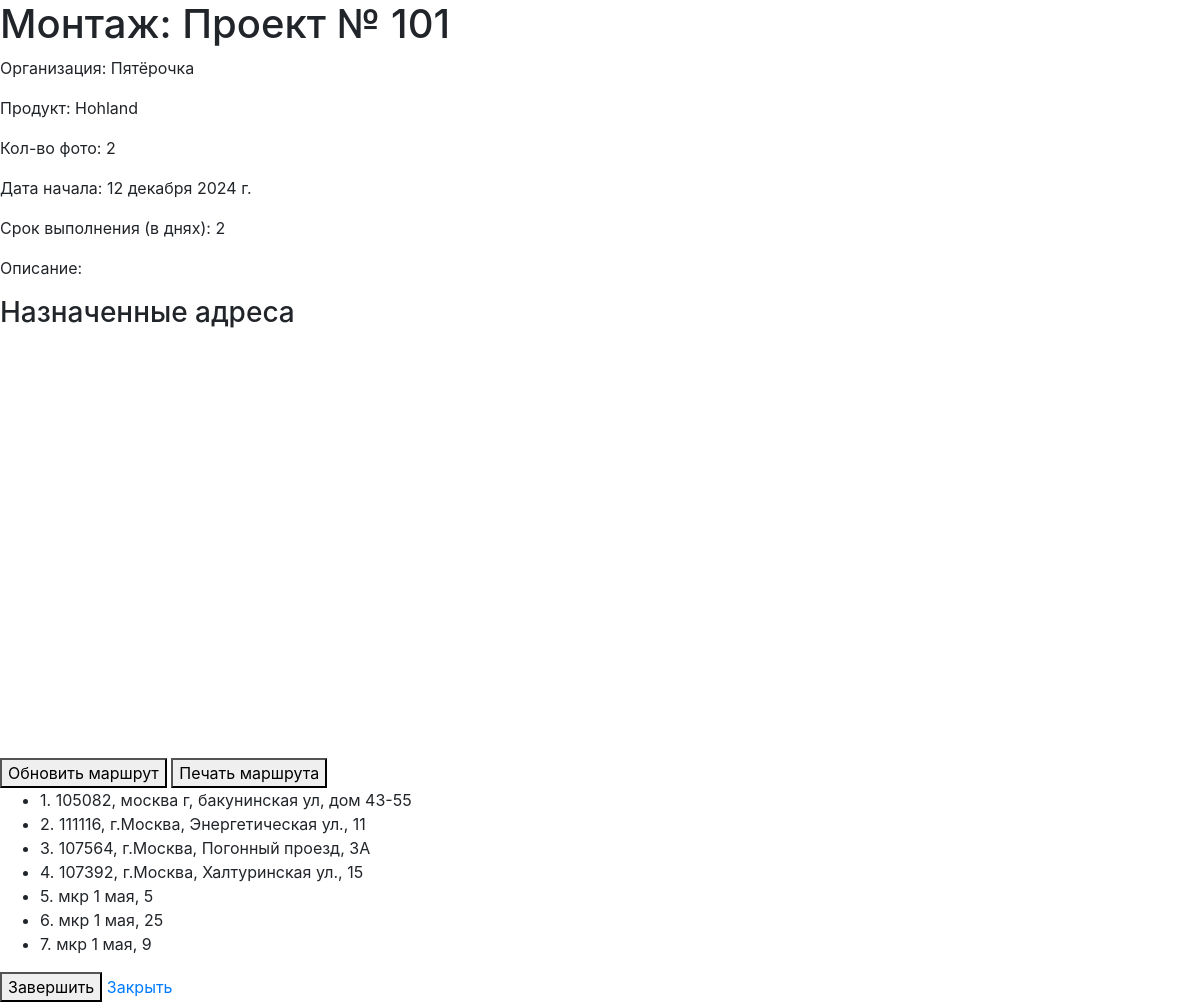
Page /projects/event/11/ (signed in) on the committed database.
### projects/models.py (models this page shows, shortened)
class Event(models.Model):
    EVENT_TYPES = (
        ('montage', 'Монтаж'),
        ('audit', 'Аудит'),
        ('dismantle', 'Демонтаж'),
    )
    STATUS_CHOICES = [
        ('created', 'Создано'),
        ('assigned', 'Назначено'),
        ('in_progress', 'В работе'),
        ('completed', 'Завершено'),
    ]
    project = models.ForeignKey(Project, related_name='events', on_delete=models.CASCADE)
    event_type = models.CharField(choices=EVENT_TYPES, max_length=20)
    status = models.CharField(max_length=11, choices=STATUS_CHOICES, default='created')
    description = models.TextField(blank=True)
    photo_count = models.IntegerField()
    event_date = models.DateField()
    duration_days = models.IntegerField()
    assigned_users = models.ManyToManyField(User, through='EventUser', blank=True, related_name='events_as_assignee')

class Project(models.Model):
    user = models.ForeignKey(User, on_delete=models.CASCADE)  # Убрали null=True
    name = models.CharField(max_length=255)
    description = models.TextField(blank=True)
    excel_file = models.FileField(upload_to='excel/', null=True, blank=True)
    organization = models.CharField(max_length=255, blank=True, null=True)  # Новое поле
    product = models.CharField(max_length=255, blank=True, null=True)  # Новое поле

class EventAddress(models.Model):
    event = models.ForeignKey(Event, related_name='addresses', on_delete=models.CASCADE)
    name = models.CharField(max_length=255)
    latitude = models.FloatField()
    longitude = models.FloatField()
    order = models.PositiveIntegerField(default=0)  # Добавляем поле для сортировки
    assigned_user = models.ForeignKey(User, null=True, blank=True, on_delete=models.SET_NULL)  # Новое поле
    class Meta:
        ordering = ['order']

### projects/views.py (the view)
# urls.py: path('event/<int:event_id>/', views.event_detail, name='event_detail'),
@login_required
def event_detail(request, event_id):
    event = get_object_or_404(Event, pk=event_id)
    current_user = request.user
    is_manager = current_user.groups.filter(name='Менеджер').exists()
    is_executor = current_user.groups.filter(name='Исполнитель').exists()
    manager_addresses = defaultdict(list)
    executor_addresses = []
    def process_addresses(address_list):
        addresses_with_photos = []
        executor_colors = {'not_assigned': '#808080'}
        color_palette = ['#FF5733', '#33FF57', '#3357FF', '#F3FF33', '#FF33A6']
        color_index = 0
        for address in address_list:
            executor_id = address.assigned_user.executorprofile.id if address.assigned_user else 'not_assigned'
            project_user_id = event.project.user.id
            project_id = str(event.project.id)
            event_type = event.get_event_type_display()
            address_name = re.sub(r'[\\/*?:"<>|]', "_", address.name)
            base_path = os.path.join(settings.MEDIA_ROOT, str(project_user_id), project_id, event_type, str(executor_id))
            problems_path = os.path.join(base_path, "problems")
            has_photos = False
            if executor_id and os.path.exists(base_path):
                for file_name in os.listdir(base_path):
                    if file_name.startswith(address_name):
                        has_photos = True
                        break
            if executor_id and os.path.exists(problems_path):
                for file_name in os.listdir(problems_path):
                    if file_name.startswith(address_name):
                        has_photos = True
                        break
            if executor_id not in executor_colors:
                executor_colors[executor_id] = color_palette[color_index % len(color_palette)]
                color_index += 1
            addresses_with_photos.append({
                'address': address,
                'has_photos': has_photos,
                'executor_id': executor_id,
                'executor_color': executor_colors[executor_id]
            })
        return addresses_with_photos
    if is_manager and event.project.user == current_user:
        for address in event.addresses.all().select_related('assigned_user'):
            executor = address.assigned_user.executorprofile if address.assigned_user else None
            manager_addresses[executor].append(address)
        addresses_with_photos_manager = {executor: process_addresses(addresses) for executor, addresses in manager_addresses.items()}
        unassigned_addresses = manager_addresses.pop(None, [])
        addresses_with_photos_manager[None] = process_addresses(unassigned_addresses)
    else:
        addresses_with_photos_manager = {}
    if is_executor:
        executor_addresses = event.addresses.filter(assigned_user=current_user)
    addresses_with_photos_executor = process_addresses(executor_addresses)
    user_event_status = None
    if is_executor:
        try:
            event_user = EventUser.objects.get(user=current_user, event=event)
            user_event_status = event_user.status
        except EventUser.DoesNotExist:
            user_event_status = None
    return render(request, 'projects/event_detail.html', {
        'event': event,
        'addresses_with_photos_manager': addresses_with_photos_manager,
        'addresses_with_photos_executor': addresses_with_photos_executor,
        'is_executor': is_executor,
        'is_manager': is_manager,
        'user_event_status': user_event_status,
    })

### projects/templates/projects/event_detail.html (shortened to what this page needs)
<html lang="ru_RU">
<head>
    {% load static %}
    <link rel="stylesheet" href="//code.jquery.com/ui/1.12.1/themes/base/jquery-ui.css">
    <link href="https://maxcdn.bootstrapcdn.com/bootstrap/4.5.2/css/bootstrap.min.css" rel="stylesheet">
</head>
<body>
    <h1>{{ event.get_event_type_display }}: {{ event.project.name }}</h1>
    <div>
        <p>Организация: {{ event.project.organization }}</p>
        <p>Продукт: {{ event.project.product }}</p>
        <p>Кол-во фото: {{ event.photo_count }}</p>
        <p>Дата начала: {{ event.event_date }}</p>
        <p>Срок выполнения (в днях): {{ event.duration_days }}</p>
        <p>Описание: {{ event.description }}</p>
    </div>
    <h3>Назначенные адреса</h3>
    <div id="map" style="width: 100%; height: 400px; margin-bottom: 20px;"></div>
    <button id="update-route">Обновить маршрут</button>
    <button id="print-addresses">Печать маршрута</button>
    {% if is_executor %}
        <ul id="executor-event-addresses-list">
            {% for item in addresses_with_photos_executor %}
            <li data-id="{{ item.address.id }}" data-executor-id="{{ item.executor_id }}" data-executor-color="{{ item.executor_color }}" class="accordion-header">
                <span class="address-number">{{ forloop.counter }}.</span>
                <span class="address-name">{{ item.address.name }}</span>
            </li>
            {% empty %}
            <li>Нет назначенных адресов.</li>
            {% endfor %}
        </ul>
    {% endif %}
    {% if is_executor %}
        {% if user_event_status == 'completed' %}
            <p>{{ event.get_event_type_display }}: завершён</p>
        {% else %}
            <button id="complete-event">Завершить</button>
        {% endif %}
    {% endif %}
    <a href="{% if is_executor %}{% url 'assigned_events_list' %}{% elif is_manager %}{% url 'events_control' %}{% else %}{% url 'home' %}{% endif %}">
        Закрыть
    </a>
</body>
</html>

### rows in the picture
Event: event_type "Монтаж", project.name "Проект № 101", project.organization "Пятёрочка", project.product "Hohland", photo_count "2", event_date "12 декабря 2024 г.", duration_days "2"
EventAddress: address.name "105082, москва г, бакунинская ул, дом 43-55"
EventAddress: address.name "111116, г.Москва, Энергетическая ул., 11"
EventAddress: address.name "107564, г.Москва, Погонный проезд, 3А"
EventAddress: address.name "107392, г.Москва, Халтуринская ул., 15"
EventAddress: address.name "мкр 1 мая, 5"
EventAddress: address.name "мкр 1 мая, 25"
EventAddress: address.name "мкр 1 мая, 9"
